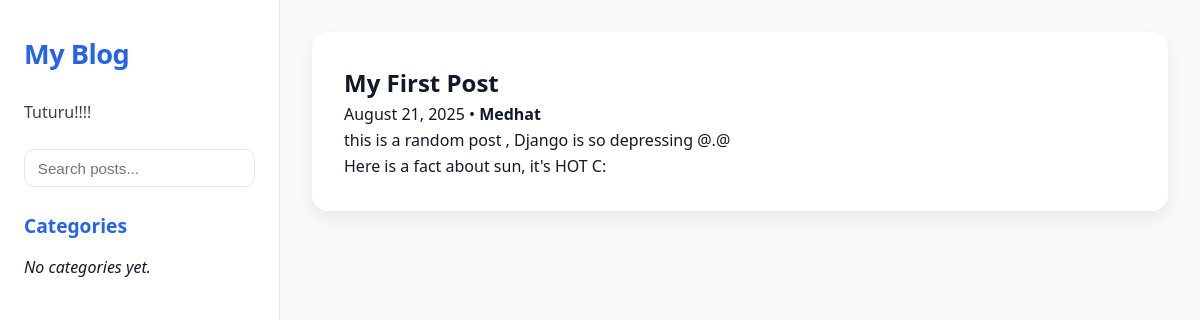
The page /blog/2025/8/21/First-Post/ on the database as committed earlier.
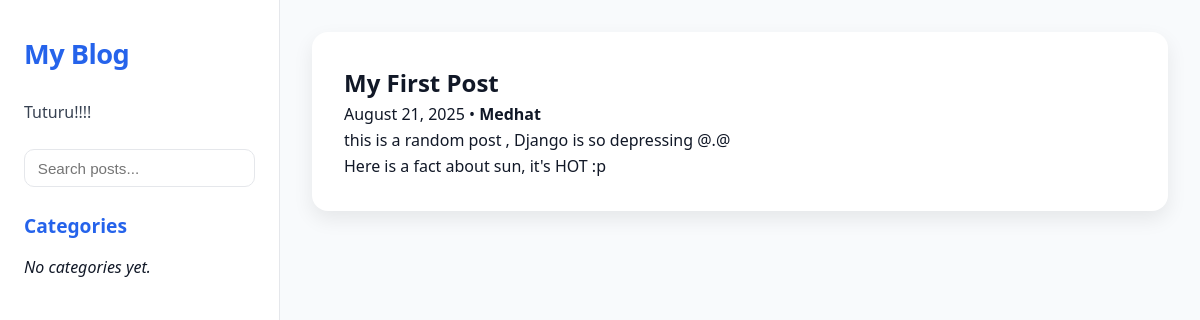
The same page on the database as committed later.
### apps/posts/models.py (models this page shows, shortened)
class Post(models.Model):
    objects = models.Manager()
    published = PublishedManager()
    class Status(models.TextChoices):
        Draft = 'DF', 'Draft'
        PUBLISHED = 'PB', 'Published'
    title = models.CharField(max_length = 250)
    slug = models.SlugField(max_length = 250 , unique_for_date='publish')
    content = models.TextField()
    body = models.TextField()
    publish = models.DateTimeField(default=timezone.now)
    created = models.DateTimeField(auto_now_add=True)
    updated = models.DateTimeField(auto_now=True)
    """
    another method we can use now from db instead of Python itself
    by adding
    from django.db.models.functions import Now
    publish = models.DateTimeField(db_default=Now())
    """
    status = models.CharField(max_length=2,choices=Status , default=Status.Draft)
    """
    ordering => Configuring what will happen when we retrive the object from the database and how it will be represented
    indexes => Configuring what will happen when we retrive the object from the database and how it will be represented
    """
    author = models.ForeignKey(
        settings.AUTH_USER_MODEL, # what model do you want to connect to
        on_delete=models.CASCADE, # delete all posts if i delete the user
        related_name='blog_posts' # name of reverse releation user.blog_posts
    )
    class Meta:
        ordering = ['-publish']
        indexes = [
            models.Index(fields=['-publish']),
            ]

### apps/posts/views.py (the view)
# urls.py: path('<int:year>/<int:month>/<int:day>/<slug:post>/', views.post_detail, name='post_detail'),
def post_detail (request , year , month , day , post):
    post = get_object_or_404(
        Post,
        status=Post.Status.PUBLISHED,
        slug=post,
        publish__year=year,
        publish__month=month,
        publish__day=day
    )
    return render(
        request,
        'blog/post/details.html',
        {'post':post}
    )

### apps/posts/templates/blog/post/details.html (shortened to what this page needs)
{% extends "blog/base.html" %}
{% block content %}
<article class="post-card detail-card">
  <h1 class="post-detail-title">{{ post.title }}</h1>
  <p class="post-meta">{{ post.publish|date:"F d, Y" }} • <strong>{{ post.author }}</strong></p>
  <div class="post-body">
    {{ post.body|linebreaks }}
  </div>
</article>
{% endblock %}

Rows that differ between the two databases and show on the page:
changed Post "My First Post": body "this is a random post , Django is so depressing @.@ Here is a fact about sun, it's HOT C:" → "this is a random post , Django is so depressing @.@ Here is a fact about sun, it's HOT :p"
